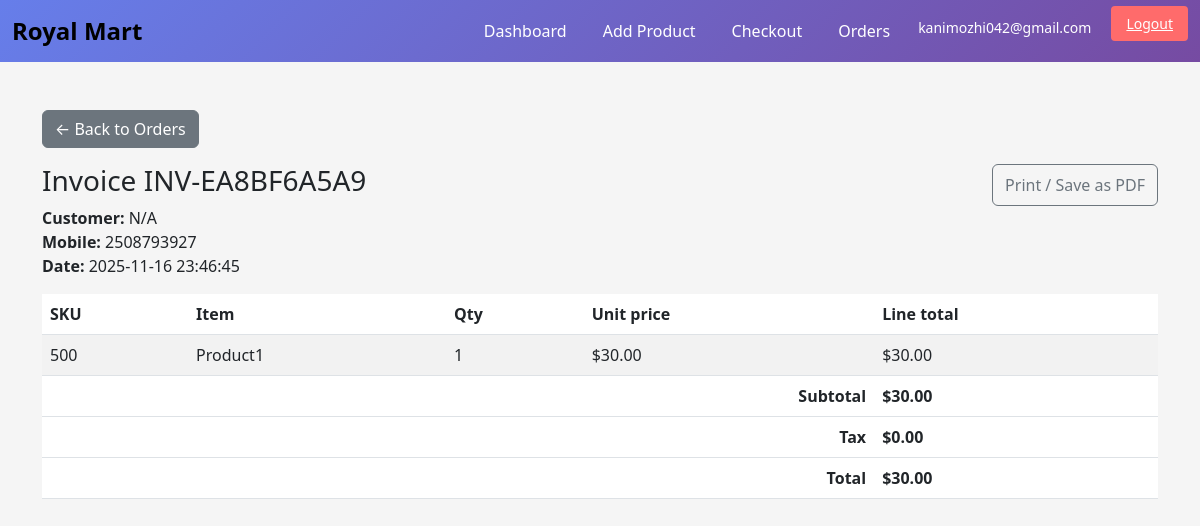
Page /invoices/4 (signed in) on the committed database.
### tables this page shows
CREATE TABLE invoices (
        id INTEGER PRIMARY KEY AUTOINCREMENT,
        admin_id INTEGER NOT NULL,
        invoice_number TEXT UNIQUE NOT NULL,
        user_id INTEGER NOT NULL,
        subtotal REAL NOT NULL,
        tax REAL NOT NULL,
        total REAL NOT NULL,
        created_at TIMESTAMP DEFAULT CURRENT_TIMESTAMP,
        FOREIGN KEY (user_id) REFERENCES users(id),
        FOREIGN KEY (admin_id) REFERENCES admins(id)
      );

CREATE TABLE users (
        id INTEGER PRIMARY KEY AUTOINCREMENT,
        mobile TEXT UNIQUE NOT NULL,
        name TEXT,
        created_at TIMESTAMP DEFAULT CURRENT_TIMESTAMP
      );

CREATE TABLE invoice_items (
        id INTEGER PRIMARY KEY AUTOINCREMENT,
        invoice_id INTEGER NOT NULL,
        item_id INTEGER NOT NULL,
        quantity INTEGER NOT NULL,
        unit_price REAL NOT NULL,
        line_total REAL NOT NULL,
        created_at TIMESTAMP DEFAULT CURRENT_TIMESTAMP,
        FOREIGN KEY (invoice_id) REFERENCES invoices(id),
        FOREIGN KEY (item_id) REFERENCES inventory_items(id)
      );

CREATE TABLE inventory_items (
        id INTEGER PRIMARY KEY AUTOINCREMENT,
        admin_id INTEGER NOT NULL,
        sku TEXT NOT NULL,
        name TEXT NOT NULL,
        description TEXT,
        unit_price REAL NOT NULL,
        created_at TIMESTAMP DEFAULT CURRENT_TIMESTAMP,
        FOREIGN KEY (admin_id) REFERENCES admins(id),
        UNIQUE(admin_id, sku)
      );

### app.py (the view)
@app.route("/invoices/<int:invoice_id>")
def invoice_view(invoice_id):
  if not require_admin():
    return redirect(url_for("login"))
  conn = get_db()
  admin_id = session.get("admin_id")
  inv = conn.execute("SELECT * FROM invoices WHERE id=? AND admin_id=?", (invoice_id, admin_id)).fetchone()
  if not inv:
    flash("Invoice not found or access denied.")
    return redirect(url_for("dashboard"))
  user = conn.execute("SELECT * FROM users WHERE id=?", (inv["user_id"],)).fetchone()
  lines = conn.execute("""
    SELECT ii.*, it.name, it.sku
    FROM invoice_items ii
    JOIN inventory_items it ON it.id = ii.item_id
    WHERE ii.invoice_id=?
  """, (invoice_id,)).fetchall()
  return render_template("invoice.html", invoice=inv, user=user, lines=lines)

### app.py (called while the page is built)
def require_admin():
  if not session.get("admin_id"):
    flash("Please log in as admin.")
    return False
  return True

### db.py (called while the page is built)
def get_db():
  conn = sqlite3.connect(DB_PATH)
  conn.row_factory = sqlite3.Row
  return conn

### templates/invoice.html
{% extends "base.html" %}{% block content %}
<a href="/orders" class="btn btn-secondary mb-3">← Back to Orders</a>
<div class="d-flex justify-content-between">
  <h3>Invoice {{ invoice.invoice_number }}</h3>
  <button onclick="window.print()" class="btn btn-outline-secondary">Print / Save as PDF</button>
</div>
<div class="mb-3">
  <strong>Customer:</strong> {{ user.name or 'N/A' }}<br>
  <strong>Mobile:</strong> {{ user.mobile }}<br>
  <strong>Date:</strong> {{ invoice.created_at }}
</div>
<table class="table table-striped">
  <thead><tr><th>SKU</th><th>Item</th><th>Qty</th><th>Unit price</th><th>Line total</th></tr></thead>
  <tbody>
    {% for li in lines %}
    <tr>
      <td>{{ li.sku }}</td>
      <td>{{ li.name }}</td>
      <td>{{ li.quantity }}</td>
      <td>${{ '%.2f'|format(li.unit_price) }}</td>
      <td>${{ '%.2f'|format(li.line_total) }}</td>
    </tr>
    {% endfor %}
  </tbody>
  <tfoot>
    <tr><th colspan="4" class="text-end">Subtotal</th><th>${{ '%.2f'|format(invoice.subtotal) }}</th></tr>
    <tr><th colspan="4" class="text-end">Tax</th><th>${{ '%.2f'|format(invoice.tax) }}</th></tr>
    <tr><th colspan="4" class="text-end">Total</th><th>${{ '%.2f'|format(invoice.total) }}</th></tr>
  </tfoot>
</table>
{% endblock %}

### templates/base.html (style rules this page uses)
body { background: #f5f5f5; }

### rows in the picture
invoices: invoice_number "INV-EA8BF6A5A9", created_at "2025-11-16 23:46:45", subtotal "30.00", tax "0.00", total "30.00"
users: name "N/A", mobile "2508793927"
invoice_items: sku "500", name "Product1", quantity "1", unit_price "30.00", line_total "30.00"

### other values in the picture
{{ session.get('admin_email') }} "kanimozhi042@gmail.com"
